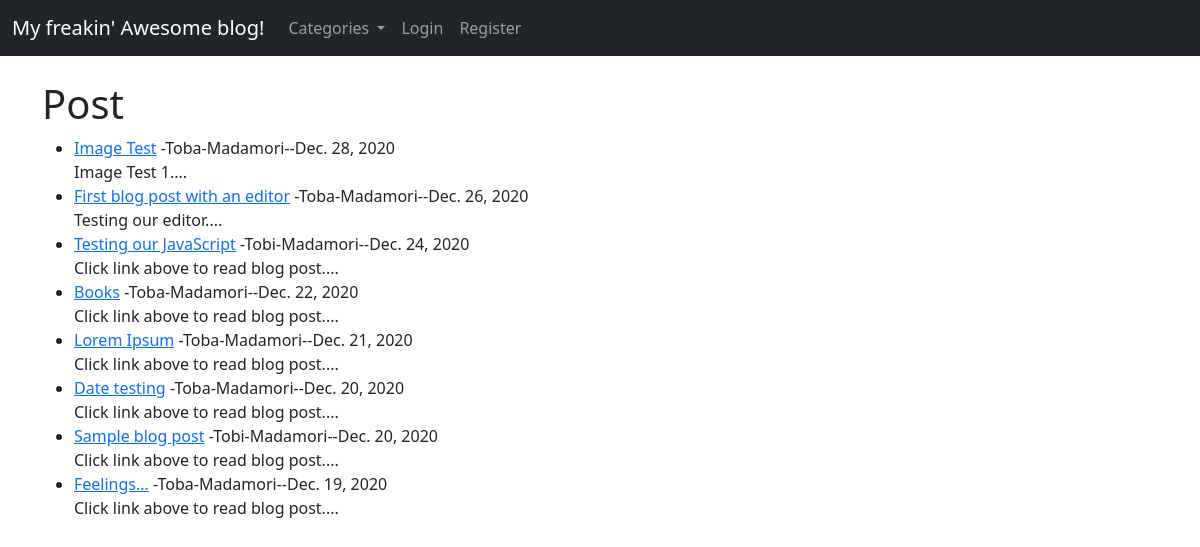
The page / on the database its author committed.
### theblog/models.py (models this page shows, shortened)
class Post(models.Model):
    title = models.CharField(max_length=255)
    header_image = models.ImageField(null= True, blank= True, upload_to='images/')
    title_tag = models.CharField(max_length=255)
    author = models.ForeignKey(User, on_delete=models.CASCADE)
    body = RichTextField(blank= True, null= True)
    post_date = models.DateField(auto_now_add= True)
    category =  models.CharField(max_length=255, default='coding')
    snippets =  models.CharField(max_length=255)
    likes = models.ManyToManyField(User, related_name='blog_posts')

### theblog/views.py (the view)
# urls.py: path('', HomeView.as_view(), name='home'),
class HomeView(ListView):
    model = Post
    template_name = 'home.html'
    ordering = ['-post_date']
    def get_context_data(self , *args, **kwargs):
        cat_menu = Category.objects.all()
        context = super(HomeView, self).get_context_data(*args, **kwargs)
        context['cat_menu']= cat_menu
        return context

### theblog/models.py (called while the page is built)
    def __str__(self):
        return self.name

### theblog/templates/home.html (shortened to what this page needs)
{% extends 'base.html' %}
{% block content %}
<h1>Post</h1>
<ul>
{% for post in object_list %}
    <li><a href="{% url 'article-detail' post.pk%}">{{post.title}}</a> -{{post.author.first_name}}-{{post.author.last_name}}--{{post.post_date}}<br/>
        {{ post.snippets|slice:": 200"|safe }}....
    </li>
{%  endfor %}
</ul>
{% endblock %}

### rows shown on the page
Post: title "Image Test", author.first_name "Toba", author.last_name "Madamori", post_date "Dec. 28, 2020", snippets "Image Test 1"
Post: title "First blog post with an editor", author.first_name "Toba", author.last_name "Madamori", post_date "Dec. 26, 2020", snippets "Testing our editor"
Post: title "Testing our JavaScript", author.first_name "Tobi", author.last_name "Madamori", post_date "Dec. 24, 2020", snippets "Click link above to read blog post"
Post: title "Books", author.first_name "Toba", author.last_name "Madamori", post_date "Dec. 22, 2020", snippets "Click link above to read blog post"
Post: title "Lorem Ipsum", author.first_name "Toba", author.last_name "Madamori", post_date "Dec. 21, 2020", snippets "Click link above to read blog post"
Post: title "Date testing", author.first_name "Toba", author.last_name "Madamori", post_date "Dec. 20, 2020", snippets "Click link above to read blog post"
Post: title "Sample blog post", author.first_name "Tobi", author.last_name "Madamori", post_date "Dec. 20, 2020", snippets "Click link above to read blog post"
Post: title "Feelings...", author.first_name "Toba", author.last_name "Madamori", post_date "Dec. 19, 2020", snippets "Click link above to read blog post"
